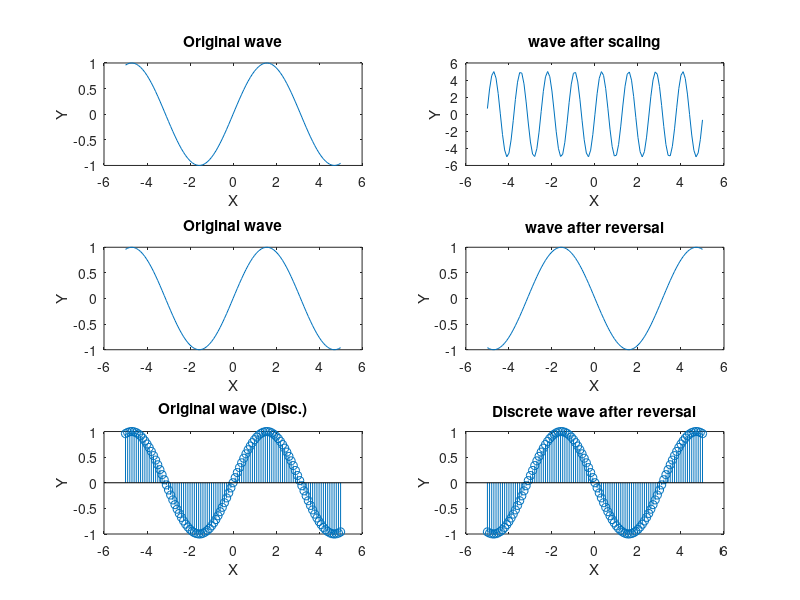

The MATLAB script that drew this image:
clc; clear; close all;
%%% scaling  %%%
x = -5:.1:5;
y = sin(x);
yr = sin(-x);

a = input('Enter amplitude scaling factor');
n  = input('enter time scaling factor');
y1 = a.*sin(n.*x);

subplot(3,2,1), plot(x,y);
title('Original wave');
xlabel(' X ');
ylabel(' Y ');

subplot(3,2,2), plot(x,y1);
title('wave after scaling');
xlabel(' X ');
ylabel(' Y ');

%   reversed wave

subplot(3,2,3), plot(x,y);
title('Original wave');
xlabel(' X ');
ylabel(' Y ');

subplot(3,2,4), plot(x,yr);
title('wave after reversal');
xlabel(' X ');
ylabel(' Y ');

subplot(3,2,5), stem(x,y);
title('Original wave (Disc.)');
xlabel(' X ');
ylabel(' Y ');

subplot(3,2,6), stem(x,yr);
title('Discrete wave after reversal');
xlabel(' X ');
ylabel(' Y ');
saveas(1,'Operations.png')